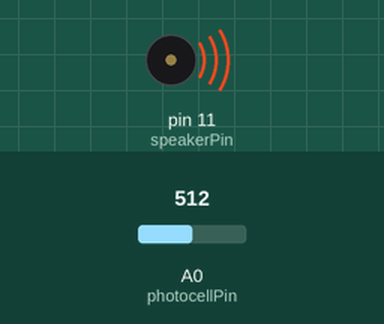
Recording of a sketch running on a simulated Arduino Uno, built with avr-gcc and run on an emulated ATmega328P. Shown: buzzer (waves = sounding). The test bench sets the inputs (shaded band); at power-on: A0 (photocellPin) = 512.

Above: at 0.1 s.
Timing chart, 0 to 1.6 s (numbered marks = the images above):
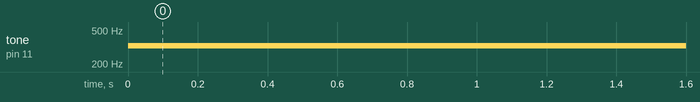

Measured:
- by itself, tone on pin 11 (speakerPin): silent → 328 Hz at 0.00 s

The sketch:

LightResistorTone.ino
```cpp
int speakerPin = 11;
int photocellPin = 0;

int numTones = 10;
int tones[] = {261, 277, 294, 311, 330, 349, 370, 392, 415, 440};
//          mid C C# D D# E F F# G G# A


void setup()
{

//  for (int i = 0; i < numTones; i++)
//  {
//    tone(speakerPin, tones[i]);
//    delay(500);
//  }
//
//  noTone(speakerPin);
    //pinMode(buttonPin, INPUT);
}

void loop()
{
  int reading = analogRead(photocellPin);
  int pitch = 200 + reading / 4;
  tone(speakerPin, pitch);
}
```
